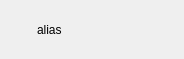
<?xml version="1.0" encoding="UTF-8"?>
<ui version="4.0">
 <class>ContactWidget</class>
 <widget class="QWidget" name="ContactWidget">
  <property name="geometry">
   <rect>
    <x>0</x>
    <y>0</y>
    <width>184</width>
    <height>59</height>
   </rect>
  </property>
  <property name="mouseTracking">
   <bool>true</bool>
  </property>
  <property name="windowTitle">
   <string>ContactWidget</string>
  </property>
  <layout class="QGridLayout" name="gridLayout">
   <item row="0" column="0">
    <layout class="QHBoxLayout" name="horizontalLayout">
     <property name="spacing">
      <number>6</number>
     </property>
     <item>
      <widget class="QLabel" name="statusLabel">
       <property name="minimumSize">
        <size>
         <width>20</width>
         <height>20</height>
        </size>
       </property>
       <property name="maximumSize">
        <size>
         <width>20</width>
         <height>20</height>
        </size>
       </property>
       <property name="text">
        <string/>
       </property>
       <property name="pixmap">
        <pixmap resource="../Images.qrc">:/images/offline.png</pixmap>
       </property>
       <property name="scaledContents">
        <bool>true</bool>
       </property>
      </widget>
     </item>
     <item>
      <widget class="QLabel" name="aliasLabel">
       <property name="minimumSize">
        <size>
         <width>0</width>
         <height>35</height>
        </size>
       </property>
       <property name="text">
        <string>alias</string>
       </property>
      </widget>
     </item>
     <item>
      <spacer name="horizontalSpacer">
       <property name="orientation">
        <enum>Qt::Horizontal</enum>
       </property>
       <property name="sizeHint" stdset="0">
        <size>
         <width>18</width>
         <height>20</height>
        </size>
       </property>
      </spacer>
     </item>
     <item>
      <widget class="QLabel" name="portraitLabel">
       <property name="minimumSize">
        <size>
         <width>30</width>
         <height>35</height>
        </size>
       </property>
       <property name="maximumSize">
        <size>
         <width>30</width>
         <height>35</height>
        </size>
       </property>
       <property name="text">
        <string/>
       </property>
       <property name="scaledContents">
        <bool>true</bool>
       </property>
      </widget>
     </item>
    </layout>
   </item>
  </layout>
 </widget>
 <resources>
  <include location="../Images.qrc"/>
 </resources>
 <connections/>
</ui>
